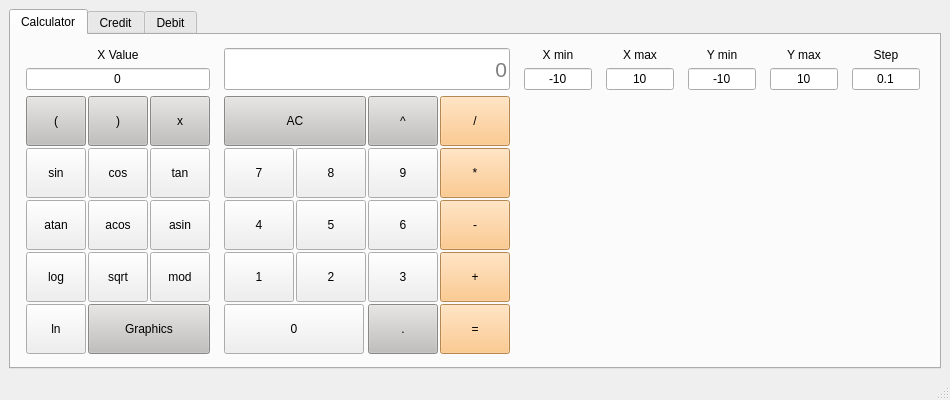
<?xml version="1.0" encoding="UTF-8"?>
<ui version="4.0">
 <class>MainWindow</class>
 <widget class="QMainWindow" name="MainWindow">
  <property name="geometry">
   <rect>
    <x>0</x>
    <y>0</y>
    <width>950</width>
    <height>400</height>
   </rect>
  </property>
  <property name="sizePolicy">
   <sizepolicy hsizetype="Fixed" vsizetype="Fixed">
    <horstretch>0</horstretch>
    <verstretch>0</verstretch>
   </sizepolicy>
  </property>
  <property name="minimumSize">
   <size>
    <width>950</width>
    <height>400</height>
   </size>
  </property>
  <property name="maximumSize">
   <size>
    <width>950</width>
    <height>400</height>
   </size>
  </property>
  <property name="windowTitle">
   <string>SmartCalc</string>
  </property>
  <widget class="QWidget" name="centralwidget">
   <property name="sizePolicy">
    <sizepolicy hsizetype="Expanding" vsizetype="Expanding">
     <horstretch>0</horstretch>
     <verstretch>0</verstretch>
    </sizepolicy>
   </property>
   <layout class="QVBoxLayout" name="verticalLayout_3">
    <item>
     <layout class="QVBoxLayout" name="verticalLayout">
      <item>
       <widget class="QTabWidget" name="tabWidget">
        <property name="currentIndex">
         <number>0</number>
        </property>
        <widget class="QWidget" name="tab_5">
         <attribute name="title">
          <string>Calculator</string>
         </attribute>
         <layout class="QVBoxLayout" name="verticalLayout_2">
          <item>
           <layout class="QGridLayout" name="gridLayout_4">
            <property name="sizeConstraint">
             <enum>QLayout::SetDefaultConstraint</enum>
            </property>
            <property name="leftMargin">
             <number>6</number>
            </property>
            <property name="topMargin">
             <number>4</number>
            </property>
            <property name="rightMargin">
             <number>10</number>
            </property>
            <property name="bottomMargin">
             <number>4</number>
            </property>
            <property name="horizontalSpacing">
             <number>14</number>
            </property>
            <property name="verticalSpacing">
             <number>6</number>
            </property>
            <item row="1" column="2">
             <widget class="QLineEdit" name="lineEdit_8">
              <property name="text">
               <string>-10</string>
              </property>
              <property name="alignment">
               <set>Qt::AlignCenter</set>
              </property>
              <property name="placeholderText">
               <string>-10</string>
              </property>
             </widget>
            </item>
            <item row="2" column="1">
             <layout class="QGridLayout" name="gridLayout_5">
              <property name="sizeConstraint">
               <enum>QLayout::SetFixedSize</enum>
              </property>
              <property name="spacing">
               <number>2</number>
              </property>
              <item row="4" column="3">
               <widget class="QPushButton" name="button_sum_2">
                <property name="enabled">
                 <bool>true</bool>
                </property>
                <property name="sizePolicy">
                 <sizepolicy hsizetype="Expanding" vsizetype="Expanding">
                  <horstretch>0</horstretch>
                  <verstretch>0</verstretch>
                 </sizepolicy>
                </property>
                <property name="maximumSize">
                 <size>
                  <width>70</width>
                  <height>60</height>
                 </size>
                </property>
                <property name="styleSheet">
                 <string notr="true">QPushButton {background-color: rgb(255, 190, 111)}</string>
                </property>
                <property name="text">
                 <string>+</string>
                </property>
               </widget>
              </item>
              <item row="3" column="2">
               <widget class="QPushButton" name="button_10">
                <property name="enabled">
                 <bool>true</bool>
                </property>
                <property name="sizePolicy">
                 <sizepolicy hsizetype="Expanding" vsizetype="Expanding">
                  <horstretch>0</horstretch>
                  <verstretch>0</verstretch>
                 </sizepolicy>
                </property>
                <property name="maximumSize">
                 <size>
                  <width>70</width>
                  <height>60</height>
                 </size>
                </property>
                <property name="text">
                 <string>6</string>
                </property>
               </widget>
              </item>
              <item row="4" column="1">
               <widget class="QPushButton" name="button_11">
                <property name="enabled">
                 <bool>true</bool>
                </property>
                <property name="sizePolicy">
                 <sizepolicy hsizetype="Expanding" vsizetype="Expanding">
                  <horstretch>0</horstretch>
                  <verstretch>0</verstretch>
                 </sizepolicy>
                </property>
                <property name="maximumSize">
                 <size>
                  <width>70</width>
                  <height>60</height>
                 </size>
                </property>
                <property name="text">
                 <string>2</string>
                </property>
               </widget>
              </item>
              <item row="4" column="2">
               <widget class="QPushButton" name="button_12">
                <property name="enabled">
                 <bool>true</bool>
                </property>
                <property name="sizePolicy">
                 <sizepolicy hsizetype="Expanding" vsizetype="Expanding">
                  <horstretch>0</horstretch>
                  <verstretch>0</verstretch>
                 </sizepolicy>
                </property>
                <property name="maximumSize">
                 <size>
                  <width>70</width>
                  <height>60</height>
                 </size>
                </property>
                <property name="text">
                 <string>3</string>
                </property>
               </widget>
              </item>
              <item row="5" column="2">
               <widget class="QPushButton" name="button_point_2">
                <property name="enabled">
                 <bool>true</bool>
                </property>
                <property name="sizePolicy">
                 <sizepolicy hsizetype="Expanding" vsizetype="Expanding">
                  <horstretch>0</horstretch>
                  <verstretch>0</verstretch>
                 </sizepolicy>
                </property>
                <property name="maximumSize">
                 <size>
                  <width>70</width>
                  <height>60</height>
                 </size>
                </property>
                <property name="styleSheet">
                 <string notr="true">QPushButton {background-color:rgb(192, 191, 188)}</string>
                </property>
                <property name="text">
                 <string>.</string>
                </property>
               </widget>
              </item>
              <item row="2" column="3">
               <widget class="QPushButton" name="button_mul_2">
                <property name="enabled">
                 <bool>true</bool>
                </property>
                <property name="sizePolicy">
                 <sizepolicy hsizetype="Expanding" vsizetype="Expanding">
                  <horstretch>0</horstretch>
                  <verstretch>0</verstretch>
                 </sizepolicy>
                </property>
                <property name="maximumSize">
                 <size>
                  <width>70</width>
                  <height>60</height>
                 </size>
                </property>
                <property name="styleSheet">
                 <string notr="true">QPushButton {background-color: rgb(255, 190, 111)}</string>
                </property>
                <property name="text">
                 <string>*</string>
                </property>
               </widget>
              </item>
              <item row="5" column="0" colspan="2">
               <widget class="QPushButton" name="button_13">
                <property name="sizePolicy">
                 <sizepolicy hsizetype="Expanding" vsizetype="Expanding">
                  <horstretch>0</horstretch>
                  <verstretch>0</verstretch>
                 </sizepolicy>
                </property>
                <property name="maximumSize">
                 <size>
                  <width>140</width>
                  <height>60</height>
                 </size>
                </property>
                <property name="text">
                 <string>0</string>
                </property>
               </widget>
              </item>
              <item row="2" column="2">
               <widget class="QPushButton" name="button_14">
                <property name="enabled">
                 <bool>true</bool>
                </property>
                <property name="sizePolicy">
                 <sizepolicy hsizetype="Expanding" vsizetype="Expanding">
                  <horstretch>0</horstretch>
                  <verstretch>0</verstretch>
                 </sizepolicy>
                </property>
                <property name="maximumSize">
                 <size>
                  <width>70</width>
                  <height>60</height>
                 </size>
                </property>
                <property name="text">
                 <string>9</string>
                </property>
               </widget>
              </item>
              <item row="4" column="0">
               <widget class="QPushButton" name="button_15">
                <property name="enabled">
                 <bool>true</bool>
                </property>
                <property name="sizePolicy">
                 <sizepolicy hsizetype="Expanding" vsizetype="Expanding">
                  <horstretch>0</horstretch>
                  <verstretch>0</verstretch>
                 </sizepolicy>
                </property>
                <property name="maximumSize">
                 <size>
                  <width>70</width>
                  <height>60</height>
                 </size>
                </property>
                <property name="text">
                 <string>1</string>
                </property>
               </widget>
              </item>
              <item row="0" column="2">
               <widget class="QPushButton" name="button_degree_2">
                <property name="enabled">
                 <bool>true</bool>
                </property>
                <property name="sizePolicy">
                 <sizepolicy hsizetype="Expanding" vsizetype="Expanding">
                  <horstretch>0</horstretch>
                  <verstretch>0</verstretch>
                 </sizepolicy>
                </property>
                <property name="maximumSize">
                 <size>
                  <width>70</width>
                  <height>60</height>
                 </size>
                </property>
                <property name="styleSheet">
                 <string notr="true">QPushButton {background-color:rgb(192, 191, 188)}</string>
                </property>
                <property name="text">
                 <string>^</string>
                </property>
               </widget>
              </item>
              <item row="5" column="3">
               <widget class="QPushButton" name="button_equal_2">
                <property name="enabled">
                 <bool>true</bool>
                </property>
                <property name="sizePolicy">
                 <sizepolicy hsizetype="Expanding" vsizetype="Expanding">
                  <horstretch>0</horstretch>
                  <verstretch>0</verstretch>
                 </sizepolicy>
                </property>
                <property name="maximumSize">
                 <size>
                  <width>70</width>
                  <height>60</height>
                 </size>
                </property>
                <property name="styleSheet">
                 <string notr="true">QPushButton {background-color: rgb(255, 190, 111)}</string>
                </property>
                <property name="text">
                 <string>=</string>
                </property>
               </widget>
              </item>
              <item row="3" column="3">
               <widget class="QPushButton" name="button_dif_2">
                <property name="enabled">
                 <bool>true</bool>
                </property>
                <property name="sizePolicy">
                 <sizepolicy hsizetype="Expanding" vsizetype="Expanding">
                  <horstretch>0</horstretch>
                  <verstretch>0</verstretch>
                 </sizepolicy>
                </property>
                <property name="maximumSize">
                 <size>
                  <width>70</width>
                  <height>60</height>
                 </size>
                </property>
                <property name="styleSheet">
                 <string notr="true">QPushButton {background-color: rgb(255, 190, 111)}</string>
                </property>
                <property name="text">
                 <string>-</string>
                </property>
               </widget>
              </item>
              <item row="0" column="0" colspan="2">
               <widget class="QPushButton" name="button_AC_2">
                <property name="sizePolicy">
                 <sizepolicy hsizetype="Expanding" vsizetype="Expanding">
                  <horstretch>0</horstretch>
                  <verstretch>0</verstretch>
                 </sizepolicy>
                </property>
                <property name="maximumSize">
                 <size>
                  <width>16777215</width>
                  <height>60</height>
                 </size>
                </property>
                <property name="styleSheet">
                 <string notr="true">QPushButton {background-color:rgb(192, 191, 188)}</string>
                </property>
                <property name="text">
                 <string>AC</string>
                </property>
               </widget>
              </item>
              <item row="0" column="3">
               <widget class="QPushButton" name="button_div_2">
                <property name="enabled">
                 <bool>true</bool>
                </property>
                <property name="sizePolicy">
                 <sizepolicy hsizetype="Expanding" vsizetype="Expanding">
                  <horstretch>0</horstretch>
                  <verstretch>0</verstretch>
                 </sizepolicy>
                </property>
                <property name="maximumSize">
                 <size>
                  <width>70</width>
                  <height>60</height>
                 </size>
                </property>
                <property name="autoFillBackground">
                 <bool>false</bool>
                </property>
                <property name="styleSheet">
                 <string notr="true">QPushButton {background-color: rgb(255, 190, 111)}
</string>
                </property>
                <property name="text">
                 <string>/</string>
                </property>
               </widget>
              </item>
              <item row="3" column="0">
               <widget class="QPushButton" name="button_16">
                <property name="enabled">
                 <bool>true</bool>
                </property>
                <property name="sizePolicy">
                 <sizepolicy hsizetype="Expanding" vsizetype="Expanding">
                  <horstretch>0</horstretch>
                  <verstretch>0</verstretch>
                 </sizepolicy>
                </property>
                <property name="maximumSize">
                 <size>
                  <width>70</width>
                  <height>60</height>
                 </size>
                </property>
                <property name="text">
                 <string>4</string>
                </property>
               </widget>
              </item>
              <item row="2" column="0">
               <widget class="QPushButton" name="button_17">
                <property name="enabled">
                 <bool>true</bool>
                </property>
                <property name="sizePolicy">
                 <sizepolicy hsizetype="Expanding" vsizetype="Expanding">
                  <horstretch>0</horstretch>
                  <verstretch>0</verstretch>
                 </sizepolicy>
                </property>
                <property name="maximumSize">
                 <size>
                  <width>70</width>
                  <height>60</height>
                 </size>
                </property>
                <property name="text">
                 <string>7</string>
                </property>
               </widget>
              </item>
              <item row="2" column="1">
               <widget class="QPushButton" name="button_18">
                <property name="enabled">
                 <bool>true</bool>
                </property>
                <property name="sizePolicy">
                 <sizepolicy hsizetype="Expanding" vsizetype="Expanding">
                  <horstretch>0</horstretch>
                  <verstretch>0</verstretch>
                 </sizepolicy>
                </property>
                <property name="maximumSize">
                 <size>
                  <width>70</width>
                  <height>60</height>
                 </size>
                </property>
                <property name="text">
                 <string>8</string>
                </property>
               </widget>
              </item>
              <item row="3" column="1">
               <widget class="QPushButton" name="button_19">
                <property name="enabled">
                 <bool>true</bool>
                </property>
                <property name="sizePolicy">
                 <sizepolicy hsizetype="Expanding" vsizetype="Expanding">
                  <horstretch>0</horstretch>
                  <verstretch>0</verstretch>
                 </sizepolicy>
                </property>
                <property name="maximumSize">
                 <size>
                  <width>70</width>
                  <height>60</height>
                 </size>
                </property>
                <property name="text">
                 <string>5</string>
                </property>
               </widget>
              </item>
             </layout>
            </item>
            <item row="2" column="0">
             <layout class="QGridLayout" name="gridLayout_6">
              <property name="sizeConstraint">
               <enum>QLayout::SetMinimumSize</enum>
              </property>
              <property name="spacing">
               <number>2</number>
              </property>
              <item row="2" column="0">
               <widget class="QPushButton" name="button_atan_2">
                <property name="sizePolicy">
                 <sizepolicy hsizetype="Minimum" vsizetype="Expanding">
                  <horstretch>0</horstretch>
                  <verstretch>0</verstretch>
                 </sizepolicy>
                </property>
                <property name="maximumSize">
                 <size>
                  <width>60</width>
                  <height>16777215</height>
                 </size>
                </property>
                <property name="text">
                 <string>atan</string>
                </property>
               </widget>
              </item>
              <item row="1" column="1">
               <widget class="QPushButton" name="button_cos_2">
                <property name="sizePolicy">
                 <sizepolicy hsizetype="Minimum" vsizetype="Expanding">
                  <horstretch>0</horstretch>
                  <verstretch>0</verstretch>
                 </sizepolicy>
                </property>
                <property name="maximumSize">
                 <size>
                  <width>60</width>
                  <height>16777215</height>
                 </size>
                </property>
                <property name="text">
                 <string>cos</string>
                </property>
               </widget>
              </item>
              <item row="1" column="0">
               <widget class="QPushButton" name="button_sin_2">
                <property name="sizePolicy">
                 <sizepolicy hsizetype="Minimum" vsizetype="Expanding">
                  <horstretch>0</horstretch>
                  <verstretch>0</verstretch>
                 </sizepolicy>
                </property>
                <property name="maximumSize">
                 <size>
                  <width>60</width>
                  <height>16777215</height>
                 </size>
                </property>
                <property name="text">
                 <string>sin</string>
                </property>
               </widget>
              </item>
              <item row="3" column="2">
               <widget class="QPushButton" name="button_mod_2">
                <property name="sizePolicy">
                 <sizepolicy hsizetype="Minimum" vsizetype="Expanding">
                  <horstretch>0</horstretch>
                  <verstretch>0</verstretch>
                 </sizepolicy>
                </property>
                <property name="maximumSize">
                 <size>
                  <width>60</width>
                  <height>16777215</height>
                 </size>
                </property>
                <property name="text">
                 <string>mod</string>
                </property>
               </widget>
              </item>
              <item row="0" column="1">
               <widget class="QPushButton" name="button_right_bracket_2">
                <property name="sizePolicy">
                 <sizepolicy hsizetype="Minimum" vsizetype="Expanding">
                  <horstretch>0</horstretch>
                  <verstretch>0</verstretch>
                 </sizepolicy>
                </property>
                <property name="maximumSize">
                 <size>
                  <width>60</width>
                  <height>16777215</height>
                 </size>
                </property>
                <property name="styleSheet">
                 <string notr="true">QPushButton {background-color:rgb(192, 191, 188)}</string>
                </property>
                <property name="text">
                 <string>)</string>
                </property>
               </widget>
              </item>
              <item row="3" column="1">
               <widget class="QPushButton" name="button_sqrt_2">
                <property name="sizePolicy">
                 <sizepolicy hsizetype="Minimum" vsizetype="Expanding">
                  <horstretch>0</horstretch>
                  <verstretch>0</verstretch>
                 </sizepolicy>
                </property>
                <property name="maximumSize">
                 <size>
                  <width>60</width>
                  <height>16777215</height>
                 </size>
                </property>
                <property name="text">
                 <string>sqrt</string>
                </property>
               </widget>
              </item>
              <item row="2" column="2">
               <widget class="QPushButton" name="button_asin_2">
                <property name="sizePolicy">
                 <sizepolicy hsizetype="Minimum" vsizetype="Expanding">
                  <horstretch>0</horstretch>
                  <verstretch>0</verstretch>
                 </sizepolicy>
                </property>
                <property name="maximumSize">
                 <size>
                  <width>60</width>
                  <height>16777215</height>
                 </size>
                </property>
                <property name="text">
                 <string>asin</string>
                </property>
               </widget>
              </item>
              <item row="4" column="0">
               <widget class="QPushButton" name="button_ln_2">
                <property name="sizePolicy">
                 <sizepolicy hsizetype="Minimum" vsizetype="Expanding">
                  <horstretch>0</horstretch>
                  <verstretch>0</verstretch>
                 </sizepolicy>
                </property>
                <property name="maximumSize">
                 <size>
                  <width>60</width>
                  <height>16777215</height>
                 </size>
                </property>
                <property name="text">
                 <string>ln</string>
                </property>
               </widget>
              </item>
              <item row="1" column="2">
               <widget class="QPushButton" name="button_tan_2">
                <property name="sizePolicy">
                 <sizepolicy hsizetype="Minimum" vsizetype="Expanding">
                  <horstretch>0</horstretch>
                  <verstretch>0</verstretch>
                 </sizepolicy>
                </property>
                <property name="maximumSize">
                 <size>
                  <width>60</width>
                  <height>16777215</height>
                 </size>
                </property>
                <property name="text">
                 <string>tan</string>
                </property>
               </widget>
              </item>
              <item row="3" column="0">
               <widget class="QPushButton" name="button_log_2">
                <property name="sizePolicy">
                 <sizepolicy hsizetype="Minimum" vsizetype="Expanding">
                  <horstretch>0</horstretch>
                  <verstretch>0</verstretch>
                 </sizepolicy>
                </property>
                <property name="maximumSize">
                 <size>
                  <width>60</width>
                  <height>16777215</height>
                 </size>
                </property>
                <property name="text">
                 <string>log</string>
                </property>
               </widget>
              </item>
              <item row="2" column="1">
               <widget class="QPushButton" name="button_acos_2">
                <property name="sizePolicy">
                 <sizepolicy hsizetype="Minimum" vsizetype="Expanding">
                  <horstretch>0</horstretch>
                  <verstretch>0</verstretch>
                 </sizepolicy>
                </property>
                <property name="maximumSize">
                 <size>
                  <width>60</width>
                  <height>16777215</height>
                 </size>
                </property>
                <property name="text">
                 <string>acos</string>
                </property>
               </widget>
              </item>
              <item row="0" column="2">
               <widget class="QPushButton" name="button_x_2">
                <property name="sizePolicy">
                 <sizepolicy hsizetype="Minimum" vsizetype="Expanding">
                  <horstretch>0</horstretch>
                  <verstretch>0</verstretch>
                 </sizepolicy>
                </property>
                <property name="maximumSize">
                 <size>
                  <width>60</width>
                  <height>16777215</height>
                 </size>
                </property>
                <property name="styleSheet">
                 <string notr="true">QPushButton {background-color:rgb(192, 191, 188)}</string>
                </property>
                <property name="text">
                 <string>x</string>
                </property>
               </widget>
              </item>
              <item row="0" column="0">
               <widget class="QPushButton" name="button_left_bracket_2">
                <property name="sizePolicy">
                 <sizepolicy hsizetype="Minimum" vsizetype="Expanding">
                  <horstretch>0</horstretch>
                  <verstretch>0</verstretch>
                 </sizepolicy>
                </property>
                <property name="maximumSize">
                 <size>
                  <width>60</width>
                  <height>16777215</height>
                 </size>
                </property>
                <property name="styleSheet">
                 <string notr="true">QPushButton {background-color:rgb(192, 191, 188)}</string>
                </property>
                <property name="text">
                 <string>(</string>
                </property>
               </widget>
              </item>
              <item row="4" column="1" colspan="2">
               <widget class="QPushButton" name="button_plot_2">
                <property name="sizePolicy">
                 <sizepolicy hsizetype="Minimum" vsizetype="Expanding">
                  <horstretch>0</horstretch>
                  <verstretch>0</verstretch>
                 </sizepolicy>
                </property>
                <property name="styleSheet">
                 <string notr="true">QPushButton {background-color:rgb(192, 191, 188)}</string>
                </property>
                <property name="text">
                 <string>Graphics</string>
                </property>
               </widget>
              </item>
             </layout>
            </item>
            <item row="0" column="2">
             <widget class="QLabel" name="label_7">
              <property name="text">
               <string>X min</string>
              </property>
              <property name="alignment">
               <set>Qt::AlignCenter</set>
              </property>
             </widget>
            </item>
            <item row="0" column="3">
             <widget class="QLabel" name="label_8">
              <property name="text">
               <string>X max</string>
              </property>
              <property name="alignment">
               <set>Qt::AlignCenter</set>
              </property>
             </widget>
            </item>
            <item row="0" column="1" rowspan="2">
             <widget class="QLineEdit" name="lineEdit_result_2">
              <property name="sizePolicy">
               <sizepolicy hsizetype="Expanding" vsizetype="Expanding">
                <horstretch>0</horstretch>
                <verstretch>0</verstretch>
               </sizepolicy>
              </property>
              <property name="font">
               <font>
                <pointsize>16</pointsize>
               </font>
              </property>
              <property name="inputMethodHints">
               <set>Qt::ImhNone</set>
              </property>
              <property name="cursorPosition">
               <number>0</number>
              </property>
              <property name="alignment">
               <set>Qt::AlignRight|Qt::AlignTrailing|Qt::AlignVCenter</set>
              </property>
              <property name="placeholderText">
               <string>0</string>
              </property>
             </widget>
            </item>
            <item row="0" column="4">
             <widget class="QLabel" name="label_9">
              <property name="text">
               <string>Y min</string>
              </property>
              <property name="alignment">
               <set>Qt::AlignCenter</set>
              </property>
             </widget>
            </item>
            <item row="1" column="4">
             <widget class="QLineEdit" name="lineEdit_9">
              <property name="text">
               <string>-10</string>
              </property>
              <property name="alignment">
               <set>Qt::AlignCenter</set>
              </property>
              <property name="placeholderText">
               <string>-10</string>
              </property>
             </widget>
            </item>
            <item row="1" column="0">
             <widget class="QLineEdit" name="lineEdit_x_2">
              <property name="enabled">
               <bool>true</bool>
              </property>
              <property name="inputMethodHints">
               <set>Qt::ImhNone</set>
              </property>
              <property name="text">
               <string>0</string>
              </property>
              <property name="alignment">
               <set>Qt::AlignCenter</set>
              </property>
              <property name="placeholderText">
               <string>0</string>
              </property>
             </widget>
            </item>
            <item row="1" column="6">
             <widget class="QLineEdit" name="lineEdit_10">
              <property name="text">
               <string>0.1</string>
              </property>
              <property name="alignment">
               <set>Qt::AlignCenter</set>
              </property>
              <property name="placeholderText">
               <string>0.1</string>
              </property>
             </widget>
            </item>
            <item row="0" column="5">
             <widget class="QLabel" name="label_10">
              <property name="text">
               <string>Y max</string>
              </property>
              <property name="alignment">
               <set>Qt::AlignCenter</set>
              </property>
             </widget>
            </item>
            <item row="0" column="6">
             <widget class="QLabel" name="label_11">
              <property name="text">
               <string>Step</string>
              </property>
              <property name="alignment">
               <set>Qt::AlignCenter</set>
              </property>
             </widget>
            </item>
            <item row="0" column="0">
             <widget class="QLabel" name="label_12">
              <property name="text">
               <string>X Value</string>
              </property>
              <property name="alignment">
               <set>Qt::AlignCenter</set>
              </property>
             </widget>
            </item>
            <item row="1" column="3">
             <widget class="QLineEdit" name="lineEdit_11">
              <property name="font">
               <font>
                <kerning>true</kerning>
               </font>
              </property>
              <property name="text">
               <string>10</string>
              </property>
              <property name="alignment">
               <set>Qt::AlignCenter</set>
              </property>
              <property name="placeholderText">
               <string>10</string>
              </property>
             </widget>
            </item>
            <item row="1" column="5">
             <widget class="QLineEdit" name="lineEdit_12">
              <property name="text">
               <string>10</string>
              </property>
              <property name="alignment">
               <set>Qt::AlignCenter</set>
              </property>
              <property name="placeholderText">
               <string>10</string>
              </property>
             </widget>
            </item>
            <item row="2" column="2" colspan="5">
             <widget class="QCustomPlot" name="customPlot_2" native="true"/>
            </item>
           </layout>
          </item>
         </layout>
        </widget>
        <widget class="QWidget" name="tab_7">
         <attribute name="title">
          <string>Credit</string>
         </attribute>
         <layout class="QGridLayout" name="gridLayout_10">
          <item row="1" column="0">
           <layout class="QGridLayout" name="gridLayout_8">
            <item row="2" column="1" colspan="2">
             <widget class="QLabel" name="label_21">
              <property name="text">
               <string/>
              </property>
             </widget>
            </item>
            <item row="1" column="1" colspan="2">
             <widget class="QLabel" name="label_19">
              <property name="text">
               <string/>
              </property>
             </widget>
            </item>
            <item row="2" column="0">
             <widget class="QLabel" name="label_20">
              <property name="text">
               <string>Переплата</string>
              </property>
             </widget>
            </item>
            <item row="3" column="1" colspan="2">
             <widget class="QLabel" name="label_23">
              <property name="text">
               <string/>
              </property>
             </widget>
            </item>
            <item row="1" column="0">
             <widget class="QLabel" name="label_18">
              <property name="text">
               <string>Ежемесячный платеж</string>
              </property>
             </widget>
            </item>
            <item row="0" column="1">
             <widget class="QLabel" name="label_17">
              <property name="text">
               <string>&lt;html&gt;&lt;head/&gt;&lt;body&gt;&lt;p&gt;&lt;span style=&quot; font-size:16pt; font-weight:700;&quot;&gt;Итого&lt;/span&gt;&lt;/p&gt;&lt;/body&gt;&lt;/html&gt;</string>
              </property>
             </widget>
            </item>
            <item row="3" column="0">
             <widget class="QLabel" name="label_22">
              <property name="text">
               <string>Общая выплата</string>
              </property>
             </widget>
            </item>
           </layout>
          </item>
          <item row="0" column="0">
           <layout class="QGridLayout" name="gridLayout_7">
            <item row="4" column="0">
             <widget class="QLabel" name="label_16">
              <property name="text">
               <string>Тип ежемесячных платежей</string>
              </property>
             </widget>
            </item>
            <item row="4" column="1">
             <layout class="QGridLayout" name="gridLayout_9">
              <item row="0" column="0">
               <widget class="QRadioButton" name="radioButton">
                <property name="text">
                 <string>Аннуитетные</string>
                </property>
                <property name="checked">
                 <bool>true</bool>
                </property>
               </widget>
              </item>
              <item row="0" column="1">
               <widget class="QRadioButton" name="radioButton_2">
                <property name="text">
                 <string>Дифференцированные</string>
                </property>
               </widget>
              </item>
             </layout>
            </item>
            <item row="3" column="1">
             <widget class="QLineEdit" name="lineEdit_13"/>
            </item>
            <item row="2" column="1">
             <widget class="QLineEdit" name="lineEdit_2"/>
            </item>
            <item row="1" column="0">
             <widget class="QLabel" name="label_13">
              <property name="text">
               <string>Общая сумма кредита</string>
              </property>
             </widget>
            </item>
            <item row="2" column="0">
             <widget class="QLabel" name="label_14">
              <property name="text">
               <string>Срок кредита</string>
              </property>
             </widget>
            </item>
            <item row="3" column="0">
             <widget class="QLabel" name="label_15">
              <property name="text">
               <string>Процентная ставка</string>
              </property>
             </widget>
            </item>
            <item row="5" column="0" rowspan="2" colspan="3">
             <widget class="QPushButton" name="pushButton">
              <property name="text">
               <string>Рассчитать</string>
              </property>
             </widget>
            </item>
            <item row="1" column="1">
             <widget class="QLineEdit" name="lineEdit"/>
            </item>
            <item row="2" column="2">
             <widget class="QComboBox" name="comboBox">
              <item>
               <property name="text">
                <string>месяцев</string>
               </property>
              </item>
              <item>
               <property name="text">
                <string>лет</string>
               </property>
              </item>
             </widget>
            </item>
            <item row="3" column="2">
             <widget class="QLabel" name="label_24">
              <property name="text">
               <string>%</string>
              </property>
             </widget>
            </item>
            <item row="1" column="2">
             <widget class="QLabel" name="label_25">
              <property name="text">
               <string>руб.</string>
              </property>
             </widget>
            </item>
           </layout>
          </item>
         </layout>
        </widget>
        <widget class="QWidget" name="tab_6">
         <attribute name="title">
          <string>Debit</string>
         </attribute>
        </widget>
       </widget>
      </item>
     </layout>
    </item>
   </layout>
  </widget>
  <widget class="QMenuBar" name="menubar">
   <property name="geometry">
    <rect>
     <x>0</x>
     <y>0</y>
     <width>950</width>
     <height>22</height>
    </rect>
   </property>
  </widget>
  <widget class="QStatusBar" name="statusbar"/>
 </widget>
 <customwidgets>
  <customwidget>
   <class>QCustomPlot</class>
   <extends>QWidget</extends>
   <header>../backend/qcustomplot.h</header>
   <container>1</container>
  </customwidget>
 </customwidgets>
 <resources/>
 <connections/>
</ui>
